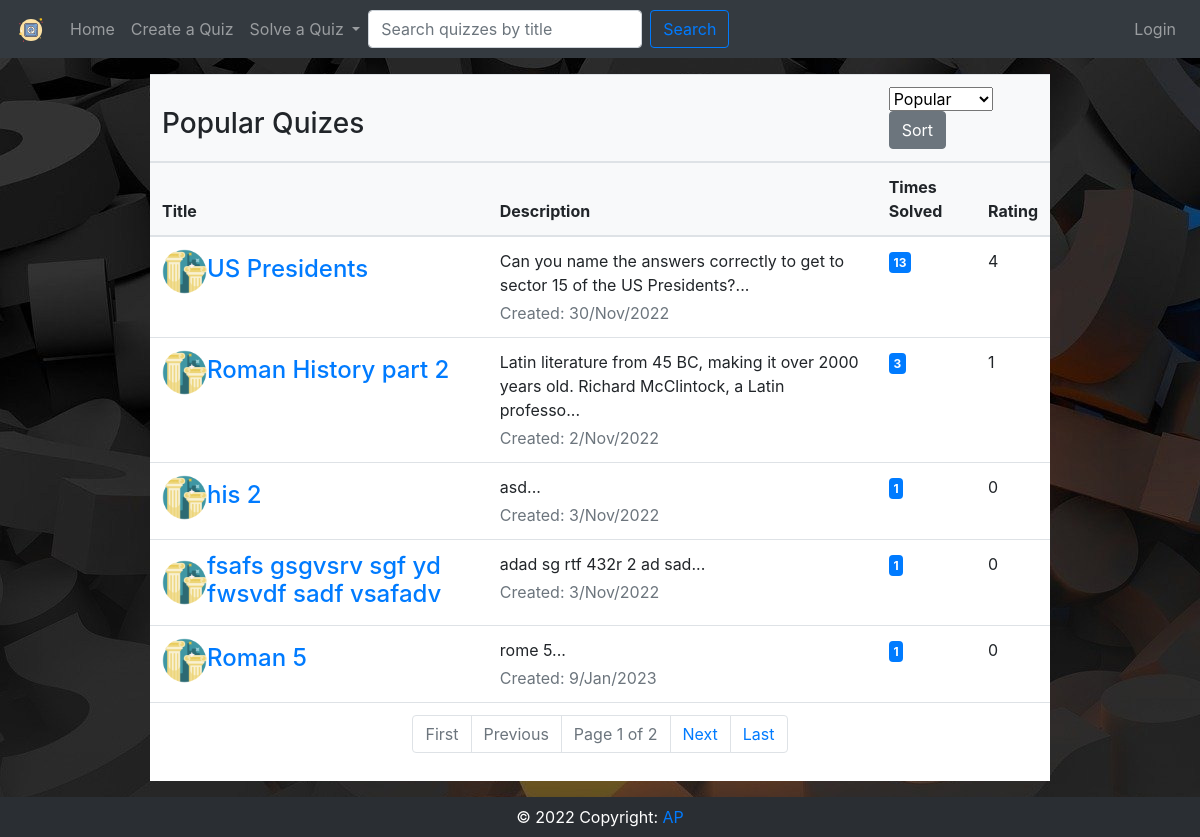
Page /quizes/history/ on the earlier database version.
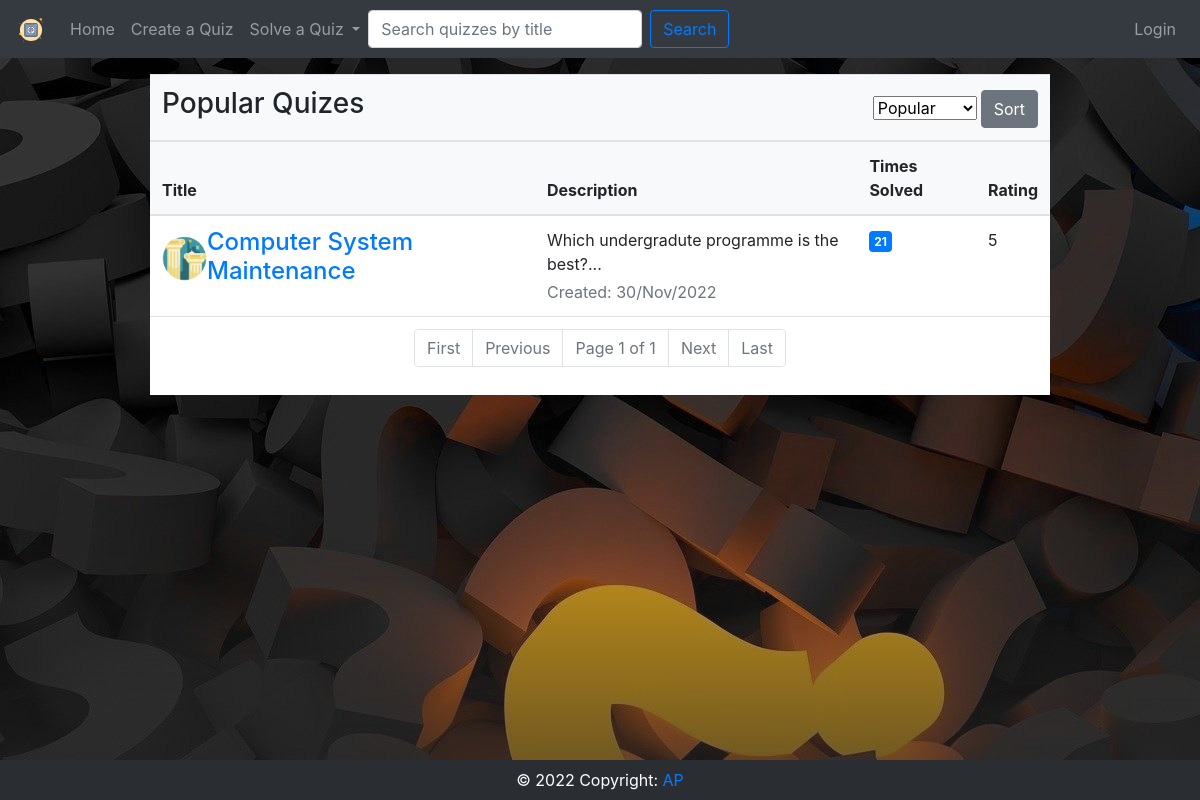
Same page on the later database version.
### quiz/models.py (models this page shows, shortened)
class Quiz(models.Model):
    choices = (
        ('history', "History"),
        ('geography', "Geography"),
        ('sports', "Sports"),
        ('entertainment', "Entertainment"),
        ('music', "Music"),
        ('language', "Language"),
        ('gaming', "Gaming"),
        ('other', "Other"),
    )
    title = models.CharField(max_length=40, unique=True, blank=False)
    description = models.CharField(max_length=100, blank=False)
    category = models.CharField(max_length=20, choices = choices)
    created = models.DateTimeField(auto_now_add=True)
    created_by = models.ForeignKey(settings.AUTH_USER_MODEL, null=True, on_delete=models.SET_NULL)
    rating = models.IntegerField(default=0)
    class Meta:
        verbose_name_plural = "Quizes"

### quiz/views.py (the view, shortened to what this page needs)
# urls.py: path('quizes/<str:category>/', views.quizes, name='quizes'),
def quizes(request, category):
	popular=Quiz.objects.annotate(count=Count('user_quiz_points')).order_by('-count').filter(category=category)
	context={'quizes':popular, 'search':'Popular'}
	if request.method == 'GET':
		if request.GET.get('search') == 'Newest':
			newest=Quiz.objects.filter(category=category).order_by('-created').annotate(count=Count('user_quiz_points'))
			context={'quizes':newest, 'search':'Newest'}
		elif request.GET.get('search') == 'Oldest':
			oldest=Quiz.objects.filter(category=category).order_by('created').annotate(count=Count('user_quiz_points'))
			context={'quizes':oldest, 'search':'Oldest'}
		elif request.GET.get('search') == 'Best Rated':
			rating=Quiz.objects.filter(category=category).annotate(rate=Avg('user_quiz_points__points')).order_by('-rating').annotate(count=Count('user_quiz_points'))
			context={'quizes':rating, 'search':'Best Rated'}
	paginator = Paginator(context['quizes'],5)
	page_number = request.GET.get('page')
	page_obj = paginator.get_page(page_number)
	context['searchdata']=page_obj
	return render(request, 'quiz/quizes.html', context)

### quiz/templates/quiz/quizes.html (shortened to what this page needs)
{%extends './basetemp.html' %}
{% block content %}
<div class="table-responsive-sm center mt-3">
    <table class="table align-middle mb-0 bg-white table-hover">
        <thead class="bg-light">
            <tr>
                <th colspan="2">
                    <h3>{{search}} Quizes</h3>
                </th>
                <th colspan="3">
                    <form action="" method="POST" style="float: right;">
                        <select name="sort" id="sort" class="form-select">
                             <option value="{{search}}" hidden selected>{{search}}</option>
                        </select>
                        <input type="submit" value="Sort" class="btn btn-secondary">
                    </form>
                </th>
            </tr>
            <tr>
                <th>Title</th>
                <th>Description</th>
                <th>Times Solved</th>
                <th>Rating</th>
            </tr>
        </thead>
        <tbody>
            {% for quiz in searchdata %}
            <tr>
            <td>
                <div class="d-flex align-items-center">
                <img
                    src="/static/quiz/images/{{quiz.category}}.png"
                    alt=""
                    style="width: 45px; height: 45px"
                    class="rounded-circle"
                    />
                <div class="ms-3">
                    <a href="{% url 'quiz' quiz.id %}"><h4 class="fw-bold mb-1">{{quiz.title}}</h4></a>
                </div>
                </div>
            </td>
            <td>
                <p class="fw-normal mb-1">{{quiz.description|truncatechars:100}}...</p>
                <p class="text-muted mb-0">Created: {{quiz.created|date:'j/M/Y'}}</p>
            </td>
            <td>
                <span class="badge badge-primary rounded-pill d-inline">{{quiz.count}}</span>
            </td>
            <td>{{quiz.rating}}</td>
            </tr>
            {% endfor %}
        </tbody>
        <tfoot>
            <td colspan="5">
                <nav aria-label="Page navigation example">
                    <ul class="pagination justify-content-center">
                        <li class="page-item {% if not searchdata.has_previous %} disabled {% endif %}">
                            <a class="page-link" href="?page=1&search={{search}}" tabindex="-1">First</a>
                        </li>
                        <li class="page-item {% if not searchdata.has_previous %} disabled {% endif %}">
                            <a class="page-link" href="{% if searchdata.has_previous %}?page={{ searchdata.previous_page_number }}&search={{search}} {% else %} # {% endif %}" tabindex="-1">Previous</a>
                        </li>
                        <li class="page-item disabled">
                            <a class="page-link" href="#">Page {{ searchdata.number }} of {{ searchdata.paginator.num_pages }}</a></li>
                        <li class="page-item {% if not searchdata.has_next %} disabled {% endif %}">
                            <a class="page-link" href="{% if searchdata.has_next %}?page={{ searchdata.next_page_number }}&search={{search}} {% else %} # {% endif %}">Next</a>
                        </li>
                        <li class="page-item {% if not searchdata.has_next %} disabled {% endif %}">
                            <a class="page-link" href="?page={{ searchdata.paginator.num_pages }}&search={{search}}" tabindex="-1">Last</a>
                        </li>
                    </ul>
                </nav>
            </td>
        </tfoot>
    </table>
</div>
{% endblock %}

### quiz/templates/quiz/basetemp.html (shortened to what this page needs)
{% load static %}
<!DOCTYPE html>
<html lang="en">
<head>
    <link
      rel="stylesheet"
      href="https://cdn.jsdelivr.net/npm/bootstrap@4.0.0/dist/css/bootstrap.min.css"
    />
    <link rel="stylesheet" href="{% static 'quiz/style.css' %}">
</head>
<body>
  <header>
    <nav class="navbar navbar-expand-lg navbar-dark bg-dark">
      <a class="navbar-brand mt-2 mt-lg-0" href="#">
        <img
          src="/static/quiz/images/quizlet.svg"
          height="30"
          alt="Logo"
          loading="lazy"
        />
      </a>
      <div class="collapse navbar-collapse" id="navbarNavDropdown">
        <ul class="navbar-nav">
          <li class="nav-item">
            <a class="nav-link" href="{% url 'home' %}">Home</a>
          </li>
          <li class="nav-item">
            <a class="nav-link" href="{% url 'createquiz' %}">Create a Quiz</a>
          </li>
          <li class="nav-item dropdown">
            <a class="nav-link dropdown-toggle" href="#" id="navbarDropdownMenuLink" data-toggle="dropdown" aria-haspopup="true" aria-expanded="false">
              Solve a Quiz
            </a>
          </li>
          <form class="form-inline" action="{% url 'quizsearch' %}" method="GET">
            <input class="form-control mr-sm-2" type="search" placeholder="Search quizzes by title" aria-label="Search" name="search">
            <button class="btn btn-outline-primary my-2 my-sm-0" type="submit">Search</button>
          </form>
        </ul>
        <ul class="navbar-nav ml-auto">
          {% if user.is_authenticated %}
          <li class="nav-item">
            <a class="nav-link" href="{% url 'profile' user.username %}">Profile</a>
          </li>
          <li class="nav-item">
            <a class="nav-link" href="{% url 'logout' %}">Logout</a>
          </li>
          {% else %}
          <li class="nav-item">
            <a class="nav-link" href="{% url 'login' %}">Login</a>
          </li>
          {% endif %}
        </ul>
      </div>
      </header>
    <main>
    {% block content %}
    {% endblock %}
    </main>
    <footer class="bg-dark text-center text-lg-start mt-3 static-bottom">
      <div class="text-center p-2 text-white" style="background-color: rgba(0, 0, 0, 0.2);">
        © 2022 Copyright:
        <a class="text-primary" href="https://github.com/APuky">AP</a>
      </div>
    </footer>
</body>
</html>

### quiz/static/quiz/style.css (style rules this page uses)
.center { margin: auto; width: 75%; }
body { background-image: url("images/question.jpg"); background-color: rgb(39, 39, 39); background-repeat: no-repeat; }
body { display: flex; flex-direction: column; min-height: 100vh; }
header, footer { flex-grow: 0; flex-shrink: 0; flex-basis: auto; }
main { flex-grow: 1; flex-shrink: 0; flex-basis: auto; }

Differences in the rows shown:
removed Quiz: category (picture), title "Roman History part 2", description "Latin literature from 45 BC, making it over 2000 years old. Richard McClintock, a Latin professo", created "2/Nov/2022", count "3", rating "1"
removed Quiz: category (picture), title "his 2", description "asd", created "3/Nov/2022", count "1", rating "0"
removed Quiz: category (picture), title "fsafs gsgvsrv sgf yd fwsvdf sadf vsafadv", description "adad sg rtf 432r 2 ad sad", created "3/Nov/2022", count "1", rating "0"
removed Quiz: category (picture), title "Roman 5", description "rome 5", created "9/Jan/2023", count "1", rating "0"
changed Quiz: title "US Presidents" → "Computer System Maintenance"; description "Can you name the answers correctly to get to sector 15 of the US Presidents?" → "Which undergradute programme is the best?"; count "13" → "21"; rating "4" → "5"
Other differences:
{{ searchdata.paginator.num_pages }}: "2" → "1"
